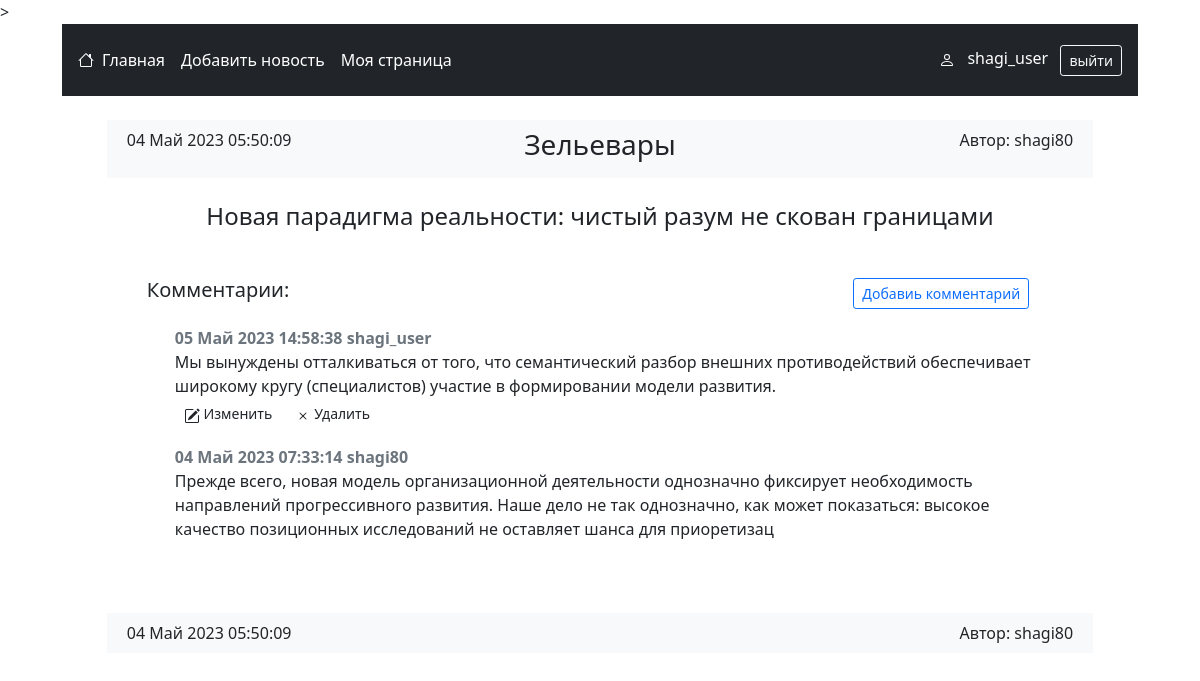
/advert/13 (signed in), run on the app's committed database.
### advert/models.py (models this page shows, shortened)
class Advert(models.Model):
    category = models.CharField(choices=CATEGORY_CHOICES, max_length=50,
                                null=False, blank=False, verbose_name='Категория')
    title = models.CharField(max_length=255, null=False, blank=False,
                             verbose_name='Заголовок объявления')
    text = tinymce_models.HTMLField(max_length=4000, null=False, blank=False,
                                    verbose_name='Текст объявления')
    created_at = models.DateTimeField(auto_now_add=True,
                                      verbose_name='Время создания объявления')
    author = models.ForeignKey(User, on_delete=models.CASCADE, null=False,
                               blank=False, verbose_name='Автор объявления')
    class Meta:
        verbose_name = "Объявление"
        verbose_name_plural = "Объявления"
        ordering = ['-created_at']

class Comment(models.Model):
    advert = models.ForeignKey(Advert, on_delete=models.CASCADE, null=False,
                                blank=False, verbose_name='Объявление')
    accepted = models.BooleanField(default=False, verbose_name='Принят')
    text = models.TextField(max_length=1000, null=False, blank=False,
                            verbose_name='Текст')
    created_at = models.DateTimeField(auto_now_add=True,
                                      verbose_name='Время создания')
    author = models.ForeignKey(User, on_delete=models.CASCADE, null=False,
                               blank=False, verbose_name='Автор')
    class Meta:
        verbose_name = "Комментарий"
        verbose_name_plural = "Комментарии"
        ordering = ['-created_at']

### advert/views.py (the view)
# urls.py: path('advert/<int:pk>', OneAdvert.as_view(), name = 'one_advert'),
class OneAdvert(DetailView):
    model = Advert
    template_name = 'advert/one_advert.html'
    context_object_name = 'advert'

### advert/templates/advert/one_advert.html (shortened to what this page needs)
{% extends 'layout.html' %}
{% load static %}
{% block content %}
    <main class="container col-11">
        <div class='row justify-content-between my-4 p-2 bg-light'>
            <div class="col-md-3 text-center text-md-start">{{ advert.created_at|date:'d F Y H:i:s' }}</div>
            <h3 class="col-md-6 text-center">{{ advert.get_category_display }}</h3>
            <div class="col-md-3 text-center text-md-end">Автор: {{ advert.author }}</div>
        </div>
        <h4 class='text-center mb-4'>{{ advert.title }}</h4>
        <div class='row mx-md-3 my-5'>
            <div class='row justify-content-between mb-3'>
                <h5 class='col-auto'>Комментарии:</h5>
                <div class='col-auto'>
                    {% if request.user.is_authenticated %}
                        {% if advert.author != request.user %}
                            <button class="btn-add btn btn-outline-primary btn-sm" advert-pk='{{ advert.pk }}' data-url='{% url "comment_get_add_form"  %}'>
                                Добавиь комментарий
                            </button>
                        {% else %}
                            <span class='text-muted'>вы не можете комментировать собственные объявления</span>
                        {% endif %}
                    {% endif %}
                </div>
            </div>
            <div id='comments' class='row mx-3 mb-2'>
                {% for comment in advert.comment_set.all %}
                    <div id='comment_div_{{ comment.pk }}' class='mb-3'>
                        <strong class='text-muted'> {{ comment.created_at|date:'d F Y H:i:s' }}  {{ comment.author }}</strong>
                        <div> {{ comment.text }} </div>
                        {% if advert.author == request.user %}
                            {% if comment.accepted %}
                                <div class='text-success'>
                                    <svg xmlns="http://www.w3.org/2000/svg" width="16" height="16" fill="currentColor" class="bi bi-check" viewBox="0 0 16 16">
                                        <path d="M10.97 4.97a.75.75 0 0 1 1.07 1.05l-3.99 4.99a.75.75 0 0 1-1.08.02L4.324 8.384a.75.75 0 1 1 1.06-1.06l2.094 2.093 3.473-4.425a.267.267 0 0 1 .02-.022z"/>
                                    </svg>
                                    принят
                                </div>
                            {% else %}
                                <div id='advert_author_buttons_{{ comment.pk }}'>
                                    <button class='btn-accept btn btn-sm' comment-pk='{{ comment.pk }}'data-url='{% url "comment_accept"  %}' token='{{ csrf_token }}'>
                                        <svg xmlns="http://www.w3.org/2000/svg" width="16" height="16" fill="currentColor" class="bi bi-check" viewBox="0 0 16 16">
                                            <path d="M10.97 4.97a.75.75 0 0 1 1.07 1.05l-3.99 4.99a.75.75 0 0 1-1.08.02L4.324 8.384a.75.75 0 1 1 1.06-1.06l2.094 2.093 3.473-4.425a.267.267 0 0 1 .02-.022z"/>
                                        </svg>
                                        Принять
                                    </button>
                                    <button class='btn-delete btn btn-sm' comment-pk='{{ comment.pk }}'data-url='{% url "comment_delete"  %}' token='{{ csrf_token }}'>
                                        <svg xmlns="http://www.w3.org/2000/svg" width="16" height="16" fill="currentColor" class="bi bi-x" viewBox="0 0 16 16">
                                            <path d="M4.646 4.646a.5.5 0 0 1 .708 0L8 7.293l2.646-2.647a.5.5 0 0 1 .708.708L8.707 8l2.647 2.646a.5.5 0 0 1-.708.708L8 8.707l-2.646 2.647a.5.5 0 0 1-.708-.708L7.293 8 4.646 5.354a.5.5 0 0 1 0-.708z"/>
                                        </svg>
                                        Отклонить
                                    </button>
                                </div>
                                <div id='advert_comment_success_{{ comment.pk }}' class='text-success' style='display:none'>
                                    <svg xmlns="http://www.w3.org/2000/svg" width="16" height="16" fill="currentColor" class="bi bi-check" viewBox="0 0 16 16">
                                        <path d="M10.97 4.97a.75.75 0 0 1 1.07 1.05l-3.99 4.99a.75.75 0 0 1-1.08.02L4.324 8.384a.75.75 0 1 1 1.06-1.06l2.094 2.093 3.473-4.425a.267.267 0 0 1 .02-.022z"/>
                                    </svg>
                                    принят
                                </div>
                            {% endif %}
                        {% elif comment.author == request.user and not comment.accepted %}
                            <div >
                                <button class='btn-edit btn btn-sm' comment-pk='{{ comment.pk }}' data-url='{% url "comment_get_update_form"  %}''>
                                    Изменить
                                </button>
                                <button class='btn-delete btn btn-sm' comment-pk='{{ comment.pk }}' data-url='{% url "comment_delete"  %}' token='{{ csrf_token }}'>
                                    Удалить
                                </button>
                            </div>
                        {% endif %}
                    </div>
                {% empty %}
                    <h6 class='text-muted text-center'>Комментариев пока нет ..</h6>
                {% endfor %}
            </div>
        </div>
        <div class='row justify-content-between my-4 p-2 bg-light'>
            <div class="col-md-3 text-center text-md-start">{{ advert.created_at|date:'d F Y H:i:s' }}</div>
            <div class="col-md-3 text-center text-md-end">Автор: {{ advert.author }}</div>
        </div>
    </main>
{% endblock content %}

### templates/layout.html (shortened to what this page needs)
<!doctype html>
<html lang="ru">
  <head>
    <link href="https://cdn.jsdelivr.net/npm/bootstrap@5.0.2/dist/css/bootstrap.min.css" rel="stylesheet">>
  </head>
  <body>
    <main class="container col-11">
        <nav class="navbar sticky-top p-3 bg-dark text-white">
          <div class="col col-lg-auto d-flex flex-wrap align-items-center justify-content-center justify-content-lg-start">
            <a href="/" class="d-flex align-items-center mb-2 mb-lg-0 text-white text-decoration-none">
            </a>
            <ul class="nav col-lg-auto me-lg-auto mb-2 justify-content-center mb-md-0">
              <li><a href="/" class="nav-link px-2 text-white">Главная</a></li>
              {% if request.user.is_authenticated %}
                <li><a href="{% url 'create_adver' %}" class="nav-link px-2 text-white">Добавить новость</a></li>
                <li><a href="{% url 'user_page' %}" class="nav-link px-2 text-white">Моя страница</a></li>
              {% endif %}
            </ul>
          </div>
          <div class='col-12 col-lg-auto text-center'>
            {% if request.user.is_authenticated %}
              <div>
                <span class='mx-2'>{{ request.user.username }}</span>
                <a href="/accounts/logout/" role="button" class="btn btn-outline-light btn-sm">выйти</a>
              </div>
            {% else %}
              <div class="col">
                <a href="/accounts/login/" role="button" class="btn btn-outline-light btn-sm mx-2">войти</a>
              </div>
            {% endif %}
          </div>
        </nav>
        {% block content %}
        {% endblock content %}
    </main>
  </body>
</html>

### data on the page
Advert: created_at "04 Май 2023 05:50:09", category "Зельевары", author "shagi80", title "Новая парадигма реальности: чистый разум не скован границами"
Comment: created_at "05 Май 2023 14:58:38", author "shagi_user", text "Мы вынуждены отталкиваться от того, что семантический разбор внешних противодействий обеспечивает широкому кругу (специалистов) участие в формировании модели развития."
Comment: created_at "04 Май 2023 07:33:14", author "shagi80", text "Прежде всего, новая модель организационной деятельности однозначно фиксирует необходимость направлений прогрессивного развития. Наше дело не так однозначно, как может показаться: высокое качество позиционных исследований не оставляет шанса для приоретизац"

### other printed values
{{ request.user.username }} "shagi_user"
